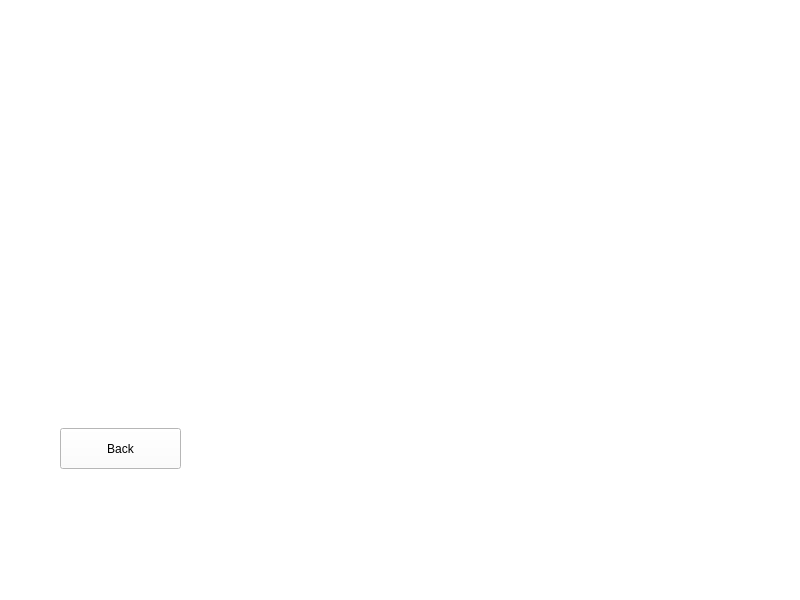
<?xml version="1.0" encoding="UTF-8"?>
<ui version="4.0">
 <class>Financial</class>
 <widget class="QMainWindow" name="Financial">
  <property name="geometry">
   <rect>
    <x>0</x>
    <y>0</y>
    <width>800</width>
    <height>600</height>
   </rect>
  </property>
  <property name="windowTitle">
   <string>MainWindow</string>
  </property>
  <property name="styleSheet">
   <string notr="true">background-color: rgb(255, 255, 255);</string>
  </property>
  <widget class="QWidget" name="centralwidget">
   <widget class="QPushButton" name="financialBack">
    <property name="geometry">
     <rect>
      <x>60</x>
      <y>428</y>
      <width>121</width>
      <height>41</height>
     </rect>
    </property>
    <property name="text">
     <string>Back</string>
    </property>
   </widget>
  </widget>
  <widget class="QMenuBar" name="menubar">
   <property name="geometry">
    <rect>
     <x>0</x>
     <y>0</y>
     <width>800</width>
     <height>26</height>
    </rect>
   </property>
  </widget>
  <widget class="QStatusBar" name="statusbar"/>
 </widget>
 <resources/>
 <connections/>
</ui>
